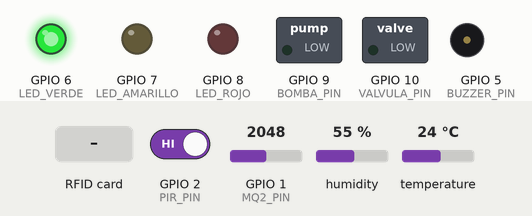
Bench run of a sketch on a simulated ESP32-S3. Shown: switched loads named in the sketch (green lamp = pin HIGH), output pins drawn as LEDs (lit = HIGH), buzzer (waves = sounding, pin HIGH). Inputs (shaded band) come from the test bench; at power-on: GPIO 1 (MQ2_PIN) = 2048, humidity 55 %, temperature 24 °C, GPIO 2 (PIR_PIN) HIGH. WiFi joins after 1.5 s; servers stay silent unless stated; uploads are accepted with an empty reply; what the sketch prints to the serial monitor is not drawn.

Above: at 3.4 s.
3.5 s: GPIO 1 (MQ2_PIN) set to 528
7.8 s: GPIO 1 (MQ2_PIN) set to 475
At 11.9 s:
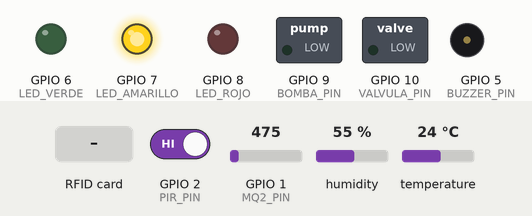
12.9 s: humidity set to 41 %
18.2 s: humidity set to 37 %
At 23.6 s:
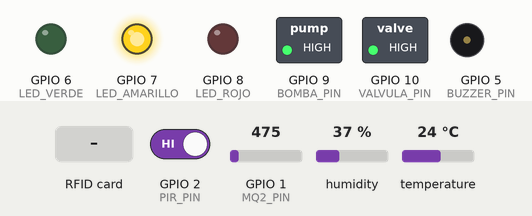
24.0 s: RFID card 12 34 56 78 held to the reader
At 26.4 s:
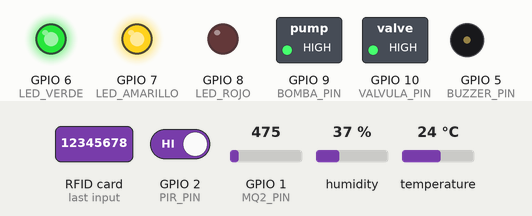
30.2 s: temperature set to 34.5 °C
35.6 s: temperature set to 35.5 °C
At 41.7 s:
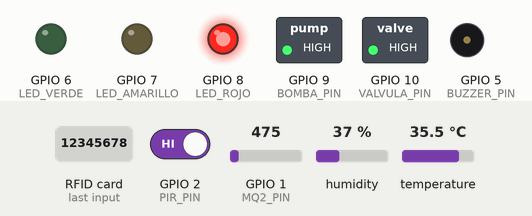
Timing chart, 0 to 43.1 s (numbered marks = the images above; inputs shaded):
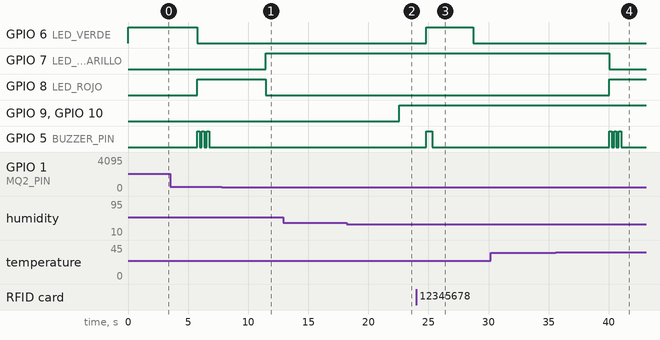

Measured:
- the behaviour switches between 501 and 500 on GPIO 1 (MQ2_PIN) (found by bisection; images 0 and 1)
- the behaviour switches between 40 and 39 % on humidity (found by bisection; images 1 and 2)
- the behaviour switches between 35 and 35.1 °C on temperature (found by bisection; images 3 and 4)
- after the input at 7.8 s, GPIO 7 (LED_AMARILLO): LOW → HIGH after 3.7 s; GPIO 8 (LED_ROJO): HIGH → LOW after 3.7 s; GPIO 5 (BUZZER_PIN): stops changing and stays LOW
- after the input at 18.2 s, GPIO 9 (BOMBA_PIN), GPIO 10 (VALVULA_PIN): LOW → HIGH after 4.4 s
- after the input at 24.0 s, GPIO 6 (LED_VERDE): LOW → HIGH after 0.81 s, → LOW 3.9 s later; GPIO 5 (BUZZER_PIN): LOW → HIGH after 0.81 s, → LOW 0.50 s later
- after the input at 35.6 s, GPIO 7 (LED_AMARILLO): HIGH → LOW after 4.4 s; GPIO 8 (LED_ROJO): LOW → HIGH after 4.4 s; GPIO 5 (BUZZER_PIN): alternates HIGH for 0.20 s and LOW for 0.20 s, 6 changes in all, then stays LOW, starting after 4.4 s

The sketch:

invernadero_esp32.ino
```cpp
#include <WiFi.h>
#include <HTTPClient.h>
#include <ArduinoJson.h>
#include <DHT.h>
#include <SPI.h>
#include <MFRC522.h>

// ===========================================
// CONFIGURACIÓN DE PINES
// ===========================================
#define DHT_PIN 4          // Pin del sensor DHT22
#define DHT_TYPE DHT22     // Tipo de sensor DHT

#define PIR_PIN 2          // Pin del sensor PIR
#define MQ2_PIN A0         // Pin analógico del sensor MQ-2
#define BUZZER_PIN 5       // Pin del buzzer
#define LED_VERDE 6        // LED verde (sistema normal)
#define LED_AMARILLO 7     // LED amarillo (advertencia)
#define LED_ROJO 8         // LED rojo (alerta crítica)

#define BOMBA_PIN 9        // Pin de control de la bomba de agua
#define VALVULA_PIN 10     // Pin de control de válvula adicional

// Pines del módulo RFID
#define RST_PIN 22
#define SS_PIN 21

// ===========================================
// CONFIGURACIÓN DE RED WIFI
// ===========================================
const char* ssid = "TU_WIFI_SSID";           // Cambiar por tu SSID
const char* password = "TU_WIFI_PASSWORD";    // Cambiar por tu password
const char* serverURL = "http://192.168.1.100:5000"; // IP del servidor Flask

// ===========================================
// INICIALIZACIÓN DE SENSORES
// ===========================================
DHT dht(DHT_PIN, DHT_TYPE);
MFRC522 mfrc522(SS_PIN, RST_PIN);

// ===========================================
// VARIABLES GLOBALES
// ===========================================
float temperatura = 0.0;
float humedad = 0.0;
bool bombaEncendida = false;
bool estadoPIR = false;
int nivelHumo = 0;
bool alertaHumo = false;

// Umbrales configurables
const float TEMP_MIN = 18.0;     // Temperatura mínima
const float TEMP_MAX = 28.0;     // Temperatura máxima
const float TEMP_CRITICA = 35.0; // Temperatura crítica

const float HUM_MIN = 40.0;      // Humedad mínima
const float HUM_MAX = 70.0;      // Humedad máxima
const float HUM_CRITICA_BAJA = 30.0;  // Humedad crítica baja
const float HUM_CRITICA_ALTA = 80.0;  // Humedad crítica alta

const int HUMO_UMBRAL = 300;     // Umbral de detección de humo
const int HUMO_CRITICO = 500;    // Nivel crítico de humo

// Tarjetas RFID autorizadas
String tarjetasAutorizadas[] = {
  "12345678",    // Tarjeta del administrador
  "87654321",    // Tarjeta del técnico
  "11223344"     // Tarjeta del supervisor
};
String nombresUsuarios[] = {
  "Administrador",
  "Técnico Agrícola",
  "Supervisor"
};

// Timing para envío de datos
unsigned long ultimoEnvio = 0;
const unsigned long INTERVALO_ENVIO = 30000; // 30 segundos

// Timing para lecturas de sensores
unsigned long ultimaLectura = 0;
const unsigned long INTERVALO_LECTURA = 5000; // 5 segundos

void setup() {
  Serial.begin(115200);
  Serial.println("🌿 Iniciando Sistema de Invernadero Automatizado");

  // Inicializar pines
  pinMode(PIR_PIN, INPUT);
  pinMode(BUZZER_PIN, OUTPUT);
  pinMode(LED_VERDE, OUTPUT);
  pinMode(LED_AMARILLO, OUTPUT);
  pinMode(LED_ROJO, OUTPUT);
  pinMode(BOMBA_PIN, OUTPUT);
  pinMode(VALVULA_PIN, OUTPUT);

  // Estado inicial
  digitalWrite(BOMBA_PIN, LOW);
  digitalWrite(VALVULA_PIN, LOW);
  digitalWrite(LED_VERDE, HIGH);

  // Inicializar sensores
  dht.begin();
  SPI.begin();
  mfrc522.PCD_Init();

  // Conectar WiFi
  conectarWiFi();

  // Inicializar base de datos remota
  inicializarBaseDatos();

  Serial.println("✅ Sistema iniciado correctamente");
  Serial.println("📡 Monitoreando sensores...");
}

void loop() {
  unsigned long tiempoActual = millis();

  // Leer sensores cada 5 segundos
  if (tiempoActual - ultimaLectura >= INTERVALO_LECTURA) {
    leerSensores();
    procesarAlertas();
    controlarBomba();
    ultimaLectura = tiempoActual;
  }

  // Enviar datos cada 30 segundos
  if (tiempoActual - ultimoEnvio >= INTERVALO_ENVIO) {
    enviarDatos();
    ultimoEnvio = tiempoActual;
  }

  // Verificar acceso RFID
  verificarRFID();

  // Verificar conexión WiFi
  if (WiFi.status() != WL_CONNECTED) {
    conectarWiFi();
  }

  delay(1000);
}

// ===========================================
// FUNCIONES DE CONECTIVIDAD
// ===========================================
void conectarWiFi() {
  WiFi.begin(ssid, password);
  Serial.print("🔗 Conectando a WiFi");

  int intentos = 0;
  while (WiFi.status() != WL_CONNECTED && intentos < 30) {
    delay(1000);
    Serial.print(".");
    intentos++;
  }

  if (WiFi.status() == WL_CONNECTED) {
    Serial.println();
    Serial.println("✅ WiFi conectado!");
    Serial.print("📍 IP asignada: ");
    Serial.println(WiFi.localIP());
  } else {
    Serial.println();
    Serial.println("❌ Error: No se pudo conectar a WiFi");
  }
}

void inicializarBaseDatos() {
  if (WiFi.status() != WL_CONNECTED) return;

  HTTPClient http;
  http.begin(String(serverURL) + "/api/init");
  http.addHeader("Content-Type", "application/json");

  int httpCode = http.POST("{}");
  if (httpCode == 201) {
    Serial.println("✅ Base de datos inicializada");
  } else {
    Serial.println("⚠️ Error inicializando base de datos: " + String(httpCode));
  }
  http.end();
}

// ===========================================
// FUNCIONES DE LECTURA DE SENSORES
// ===========================================
void leerSensores() {
  // Leer sensor DHT22
  temperatura = dht.readTemperature();
  humedad = dht.readHumidity();

  if (isnan(temperatura) || isnan(humedad)) {
    Serial.println("❌ Error leyendo sensor DHT22");
    return;
  }

  // Leer sensor PIR
  estadoPIR = digitalRead(PIR_PIN);

  // Leer sensor MQ-2
  nivelHumo = analogRead(MQ2_PIN);

  // Debug en Serial
  Serial.println("📊 Lecturas de sensores:");
  Serial.println("  🌡️ Temperatura: " + String(temperatura) + "°C");
  Serial.println("  💧 Humedad: " + String(humedad) + "%");
  Serial.println("  🚶 Movimiento: " + String(estadoPIR ? "Detectado" : "No detectado"));
  Serial.println("  💨 Nivel de humo: " + String(nivelHumo));
}

void procesarAlertas() {
  String nivelAlerta = "Normal";
  bool alertaCritica = false;

  // Verificar temperatura
  if (temperatura > TEMP_CRITICA) {
    nivelAlerta = "Crítico";
    alertaCritica = true;
    Serial.println("🚨 ALERTA CRÍTICA: Temperatura muy alta!");
  } else if (temperatura > TEMP_MAX || temperatura < TEMP_MIN) {
    nivelAlerta = "Alto";
    Serial.println("⚠️ ADVERTENCIA: Temperatura fuera de rango normal");
  }

  // Verificar humedad
  if (humedad < HUM_CRITICA_BAJA || humedad > HUM_CRITICA_ALTA) {
    nivelAlerta = "Crítico";
    alertaCritica = true;
    Serial.println("🚨 ALERTA CRÍTICA: Humedad en nivel crítico!");
  } else if (humedad < HUM_MIN || humedad > HUM_MAX) {
    if (nivelAlerta == "Normal") nivelAlerta = "Medio";
    Serial.println("⚠️ ADVERTENCIA: Humedad fuera de rango normal");
  }

  // Verificar humo
  if (nivelHumo > HUMO_CRITICO) {
    nivelAlerta = "Crítico";
    alertaCritica = true;
    alertaHumo = true;
    Serial.println("🚨 ALERTA CRÍTICA: Nivel de humo peligroso!");
    enviarAlertaSeguridad("Humo", "Nivel crítico detectado: " + String(nivelHumo), "Crítico");
  } else if (nivelHumo > HUMO_UMBRAL) {
    if (nivelAlerta == "Normal") nivelAlerta = "Medio";
    alertaHumo = true;
    Serial.println("⚠️ ADVERTENCIA: Humo detectado");
    enviarAlertaSeguridad("Humo", "Humo detectado: " + String(nivelHumo), "Medio");
  } else {
    alertaHumo = false;
  }

  // Verificar movimiento
  if (estadoPIR) {
    Serial.println("👤 Movimiento detectado en el invernadero");
    enviarAlertaSeguridad("Movimiento", "Actividad detectada en zona de cultivo", "Bajo");
  }

  // Controlar LEDs según alertas
  actualizarIndicadoresLED(nivelAlerta);

  // Activar buzzer si hay alerta crítica
  if (alertaCritica) {
    activarAlarma();
  }
}

void controlarBomba() {
  bool debeEncender = false;
  String razon = "";

  // Lógica de control automático
  if (temperatura > TEMP_MAX) {
    debeEncender = true;
    razon = "Temperatura alta: " + String(temperatura) + "°C";
  }

  if (humedad < HUM_MIN) {
    debeEncender = true;
    razon += (razon.length() > 0 ? " | " : "") + String("Humedad baja: ") + String(humedad) + "%";
  }

  // Control de la bomba
  if (debeEncender && !bombaEncendida) {
    digitalWrite(BOMBA_PIN, HIGH);
    digitalWrite(VALVULA_PIN, HIGH);
    bombaEncendida = true;
    Serial.println("💧 Bomba ENCENDIDA - " + razon);
  } else if (!debeEncender && bombaEncendida) {
    digitalWrite(BOMBA_PIN, LOW);
    digitalWrite(VALVULA_PIN, LOW);
    bombaEncendida = false;
    Serial.println("💧 Bomba APAGADA - Condiciones normalizadas");
  }
}

void actualizarIndicadoresLED(String nivel) {
  // Apagar todos los LEDs
  digitalWrite(LED_VERDE, LOW);
  digitalWrite(LED_AMARILLO, LOW);
  digitalWrite(LED_ROJO, LOW);

  if (nivel == "Crítico") {
    digitalWrite(LED_ROJO, HIGH);
  } else if (nivel == "Alto" || nivel == "Medio") {
    digitalWrite(LED_AMARILLO, HIGH);
  } else {
    digitalWrite(LED_VERDE, HIGH);
  }
}

void activarAlarma() {
  for (int i = 0; i < 3; i++) {
    digitalWrite(BUZZER_PIN, HIGH);
    delay(200);
    digitalWrite(BUZZER_PIN, LOW);
    delay(200);
  }
}

// ===========================================
// FUNCIONES DE COMUNICACIÓN CON SERVIDOR
// ===========================================
void enviarDatos() {
  if (WiFi.status() != WL_CONNECTED) return;

  HTTPClient http;
  http.begin(String(serverURL) + "/api/sensores/ambiente");
  http.addHeader("Content-Type", "application/json");

  // Crear JSON con datos
  DynamicJsonDocument doc(1024);
  doc["temperatura"] = temperatura;
  doc["humedad"] = humedad;
  doc["estado_bomba"] = bombaEncendida ? "Encendida" : "Apagada";

  String alerta = "Normal";
  if (temperatura > TEMP_CRITICA || humedad < HUM_CRITICA_BAJA || humedad > HUM_CRITICA_ALTA) {
    alerta = "Crítico";
  } else if (temperatura > TEMP_MAX || temperatura < TEMP_MIN || humedad < HUM_MIN || humedad > HUM_MAX) {
    alerta = "Alto";
  }
  doc["alerta"] = alerta;

  String jsonString;
  serializeJson(doc, jsonString);

  int httpCode = http.POST(jsonString);
  if (httpCode == 201) {
    Serial.println("📤 Datos enviados correctamente");
  } else {
    Serial.println("❌ Error enviando datos: " + String(httpCode));
  }
  http.end();
}

void enviarAlertaSeguridad(String tipo, String descripcion, String nivel) {
  if (WiFi.status() != WL_CONNECTED) return;

  HTTPClient http;
  http.begin(String(serverURL) + "/api/sensores/seguridad");
  http.addHeader("Content-Type", "application/json");

  DynamicJsonDocument doc(1024);
  doc["tipo_evento"] = tipo;
  doc["descripcion"] = descripcion;
  doc["nivel_alerta"] = nivel;

  String jsonString;
  serializeJson(doc, jsonString);

  int httpCode = http.POST(jsonString);
  if (httpCode == 201) {
    Serial.println("🚨 Alerta de seguridad enviada: " + tipo);
  } else {
    Serial.println("❌ Error enviando alerta: " + String(httpCode));
  }
  http.end();
}

// ===========================================
// FUNCIONES DE CONTROL DE ACCESO RFID
// ===========================================
void verificarRFID() {
  if (!mfrc522.PICC_IsNewCardPresent() || !mfrc522.PICC_ReadCardSerial()) {
    return;
  }

  // Leer ID de la tarjeta
  String idTarjeta = "";
  for (byte i = 0; i < mfrc522.uid.size; i++) {
    idTarjeta += String(mfrc522.uid.uidByte[i], HEX);
  }
  idTarjeta.toUpperCase();

  // Verificar si está autorizada
  bool autorizada = false;
  String nombreUsuario = "Desconocido";

  for (int i = 0; i < 3; i++) {
    if (idTarjeta == tarjetasAutorizadas[i]) {
      autorizada = true;
      nombreUsuario = nombresUsuarios[i];
      break;
    }
  }

  // Registrar acceso
  registrarAcceso(idTarjeta, nombreUsuario, autorizada);

  // Indicación visual y sonora
  if (autorizada) {
    Serial.println("✅ Acceso AUTORIZADO: " + nombreUsuario);
    digitalWrite(LED_VERDE, HIGH);
    digitalWrite(BUZZER_PIN, HIGH);
    delay(500);
    digitalWrite(BUZZER_PIN, LOW);
  } else {
    Serial.println("❌ Acceso DENEGADO: Tarjeta no autorizada");
    digitalWrite(LED_ROJO, HIGH);
    for (int i = 0; i < 5; i++) {
      digitalWrite(BUZZER_PIN, HIGH);
      delay(100);
      digitalWrite(BUZZER_PIN, LOW);
      delay(100);
    }
    // Enviar alerta de seguridad
    enviarAlertaSeguridad("Acceso", "Intento de acceso no autorizado: " + idTarjeta, "Alto");
  }

  delay(2000); // Evitar lecturas múltiples
  mfrc522.PICC_HaltA();
}

void registrarAcceso(String idTarjeta, String persona, bool autorizada) {
  if (WiFi.status() != WL_CONNECTED) return;

  HTTPClient http;
  http.begin(String(serverURL) + "/api/sensores/acceso");
  http.addHeader("Content-Type", "application/json");

  DynamicJsonDocument doc(1024);
  doc["id_tarjeta"] = idTarjeta;
  doc["persona"] = persona;
  doc["estado_bomba"] = bombaEncendida ? "Encendida" : "Apagada";
  doc["temperatura"] = temperatura;
  doc["humedad"] = humedad;
  doc["acceso_autorizado"] = autorizada;
  doc["observacion"] = autorizada ? "Acceso normal" : "Acceso denegado - tarjeta no autorizada";

  String jsonString;
  serializeJson(doc, jsonString);

  int httpCode = http.POST(jsonString);
  if (httpCode == 201) {
    Serial.println("📋 Acceso registrado correctamente");
  } else {
    Serial.println("❌ Error registrando acceso: " + String(httpCode));
  }
  http.end();
}
```
